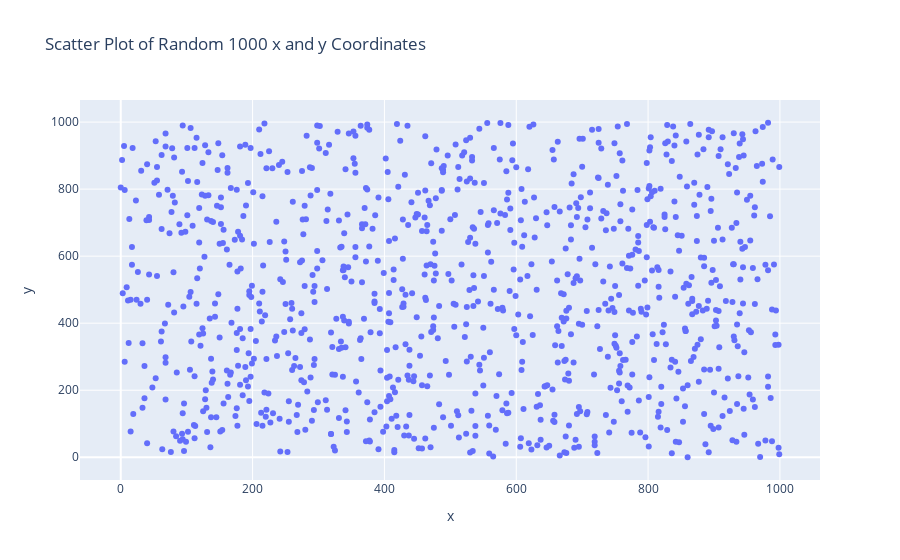

Write notebook code for a chart like this one.
### Code cell
import numpy as np
import plotly.express as px
import logging

''' 
    @Author: v sanjay kumar
    @Date: 2024-08-13 04:00:30
    @Last Modified by: v sanjay kumar
    @Last Modified time: 2024-08-13 04:00:30.
    @Title :program to draw a scatter plot for random 1000 x and y coordinates
'''

logging.basicConfig(filename='app5.log', level=logging.INFO, format='%(asctime)s - %(levelname)s - %(message)s')

def plot_scatter(x, y):
    '''
    Function takes the x, y numpy arrays and plots the scatter plot

    Parameters:
    x (numpy array): Array of x coordinates
    y (numpy array): Array of y coordinates
    
    Returns:
    None
    '''
    
    fig = px.scatter(x=x, y=y, title='Scatter Plot of Random 1000 x and y Coordinates')
    logging.info("Plotting ")
    fig.update_layout(xaxis_title='x', yaxis_title='y')
    fig.show()

def main():
    try:
        x = np.random.randint(0, 1000, 1000)
        y = np.random.randint(0, 1000, 1000)
        plot_scatter(x, y)
    except Exception as e:
        logging.error(f"Error generating random data: {e}")

if __name__ == "__main__":
    main()

### Figure 1 — Plotly figure (JSON) as saved in the notebook; plotly's stock layout.template omitted (floating-point values rounded to 4 significant figures; data arrays with more than 128 entries replaced by an {"elided": "..."} marker saying what was removed)
{"data": [{"hovertemplate": "x=%{x}<br>y=%{y}<extra></extra>", "legendgroup": "", "marker": {"color": "#636efa", "symbol": "circle"}, "mode": "markers", "name": "", "orientation": "v", "showlegend": false, "type": "scatter", "x": {"elided": "1000 int values"}, "xaxis": "x", "y": {"elided": "1000 int values"}, "yaxis": "y"}], "layout": {"legend": {"tracegroupgap": 0}, "title": {"text": "Scatter Plot of Random 1000 x and y Coordinates"}, "xaxis": {"anchor": "y", "domain": [0, 1], "title": {"text": "x"}}, "yaxis": {"anchor": "x", "domain": [0, 1], "title": {"text": "y"}}}}
